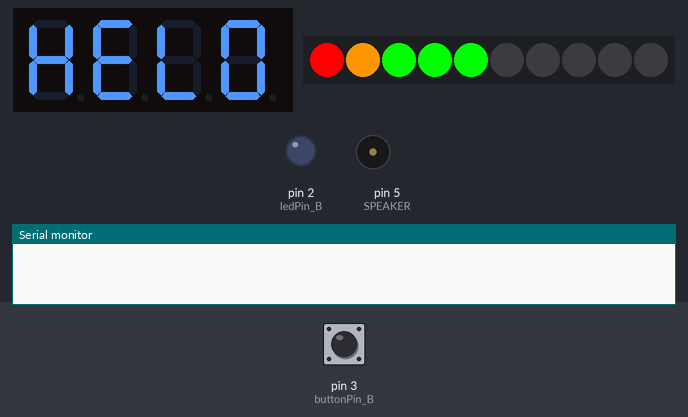
Recording of a sketch running on a simulated Arduino Uno, built with avr-gcc and run on an emulated ATmega328P. On the bench: 4-digit seven-segment display, 10 RGB LEDs in strip order, left to right, output pins drawn as LEDs (lit = HIGH), buzzer (waves = sounding), the last lines printed to the serial monitor. Inputs (shaded band) come from the test bench; at power-on: pin 3 (buttonPin_B) LOW. Pins used as bus, display or sensor lines are not drawn.

Above: at 1.5 s.
At 3.6 s:
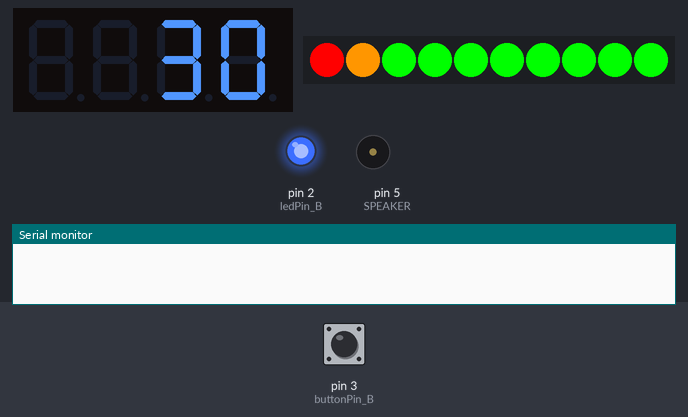
3.7 s: pin 3 (buttonPin_B) pulled HIGH for 0.15 s
At 4.3 s:
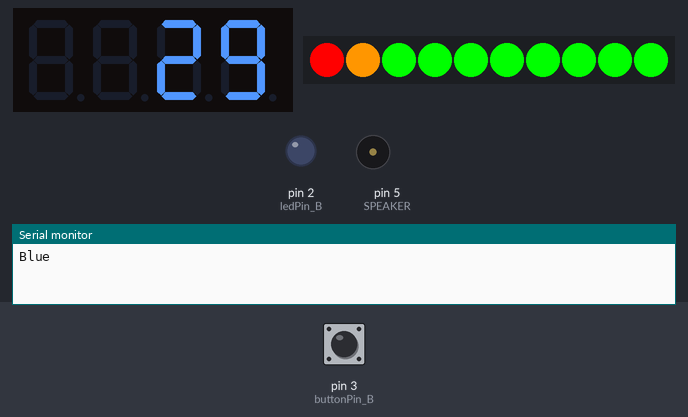
4.4 s: pin 3 (buttonPin_B) pulled HIGH for 3.2 s
At 8.1 s:
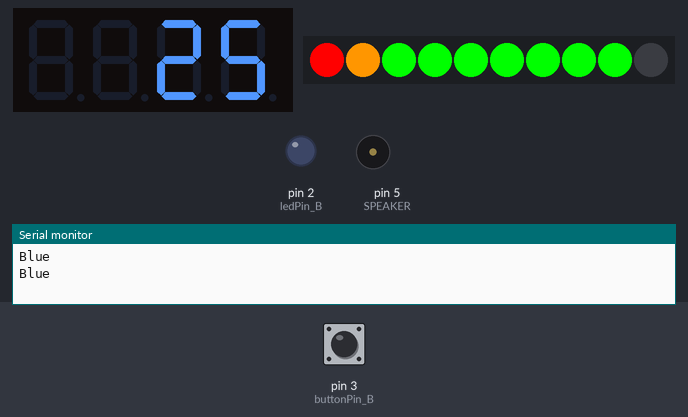
8.2 s: pin 3 (buttonPin_B) pulled HIGH for 1 s
At 28.8 s:
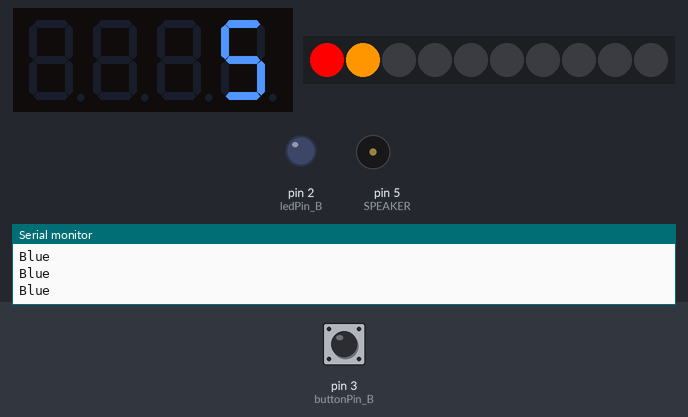
Timing chart, 0 to 29.5 s (numbered marks = the images above; inputs shaded):
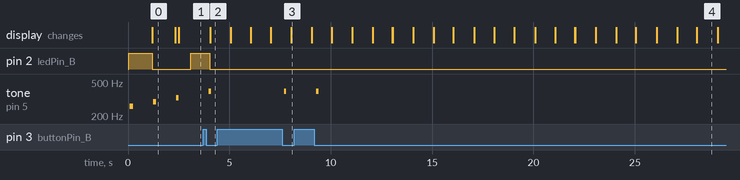

Measured:
- after the input at 3.7 s, pin 2 (ledPin_B): HIGH → LOW after 0.34 s instead of 0.65 s; tone on pin 5 (SPEAKER): silent → 391 Hz after 0.28 s, → silent 0.12 s later; the display: changes after 0.35 s (image 2)
- after the input at 4.4 s, tone on pin 5 (SPEAKER): silent → 391 Hz after 3.3 s, → silent 0.12 s later
- after the input at 8.2 s, tone on pin 5 (SPEAKER): silent → 391 Hz after 1.1 s, → silent 0.12 s later
- by itself, tone on pin 5 (SPEAKER): plays 261 Hz for 0.16 s, 293 Hz for 0.16 s, 329 Hz for 0.12 s
- what the display in image 0 shows lasts 1.1 s, from 1.2 s to 2.3 s
- what the display in image 4 shows lasts 1.0 s, from 28.1 s to 29.1 s

The sketch:

XIAO_test.ino
```cpp
/* DISCIPLINE
 *
 * Design and make by Jasper Wang, sponsor by Seeed.
 *
 * Date: 2021.10.20
 */

#include "TM1637.h"
#include <Grove_LED_Bar.h>
#define SPEAKER 5

/* LED bar setup */
Grove_LED_Bar bar(10, 9, 0, LED_BAR_10); // Clock pin, Data pin, Orientation

/* Button variables setup */
const byte ledPin_Y = 0;            // Blue led is for "START"
const byte ledPin_B = 2;            // Yellow led is for "SET"
const byte buttonPin_Y = 1;
const byte buttonPin_B = 3;

int buttonState_Y;
int lastButtonState_Y = LOW;
int buttonState_B;
int lastButtonState_B = LOW;
unsigned long lastDebunceTime_Y = 0;
unsigned long lastDebunceTime_B = 0;
unsigned long debounceDelay = 50;

/* Screen variables setup */
const byte CLK = 8;
const byte DIO = 9;
TM1637 tm1637(CLK, DIO);

/* flag variables here */
bool timeSet = false;
bool startTiming = false;
bool countFinish = false;

/* variables for led fade */
unsigned long preFadeTime;
byte brightness = 0;
byte fadeAmount = 5;

/* variables for time set */
byte setTimeVal = 30;
unsigned long preSetTime;
int selectTime;

/* variables for timmer */
unsigned long preCountTime = 0;
int countDown;

/* variables for led bar */

unsigned long preFadeBarTime = 0;
byte barLevel;

/* variables for led bar */
int BassTab[] = {1911, 1702, 1516, 1431, 1275, 1136, 1012};
/*                 1     2     3     4     5     6     7            */

void setup() {
  Serial.begin(9600);

  pinMode(SPEAKER, OUTPUT);
  digitalWrite(SPEAKER, LOW);

  tm1637.init();
  tm1637.set(BRIGHTEST);                       // BRIGHT_TYPICAL = 2,BRIGHT_DARKEST = 0,BRIGHTEST = 7;

  bar.begin();
  pinMode(ledPin_Y, OUTPUT);
  pinMode(ledPin_B, OUTPUT);
  pinMode(buttonPin_Y, INPUT);
  pinMode(buttonPin_B, INPUT);

  tm1637.displayStr("HEL0");
  digitalWrite(ledPin_Y, HIGH);
  digitalWrite(ledPin_B, HIGH);
  bar.setLevel(2);
  sound(0);
  delay(1000);
  digitalWrite(ledPin_Y, LOW);
  digitalWrite(ledPin_B, LOW);
  bar.setLevel(5);
  sound(1);
  delay(1000);
  bar.setLevel(10);
  sound(2);
}

void loop() {

  /* Button detect here */
  int reading_Y = digitalRead(buttonPin_Y);
  int reading_B = digitalRead(buttonPin_B);
  if (reading_Y != lastButtonState_Y) {
    lastDebunceTime_Y = millis();
  }

  if (reading_B != lastButtonState_B) {
    lastDebunceTime_B = millis();
  }

  if ((millis() - lastDebunceTime_Y ) > debounceDelay) {
    if (reading_Y != buttonState_Y) {
      buttonState_Y = reading_Y;
      if (buttonState_Y == LOW) {
        /* Yellow Button to set the timer here */
        Serial.println("Yellow");

        if (timeSet == false) {
          sound(0);
          setTimeVal += 30;
          if (setTimeVal > 120) {
            setTimeVal = 30;
          }
        }
      }
    }

    if ((millis() - lastDebunceTime_B ) > debounceDelay) {
      if (reading_B != buttonState_B) {
        buttonState_B = reading_B;
        if (buttonState_B == LOW) {
          Serial.println("Blue");
          sound(4);

          /* Blue Button to confirm the time init here */
          if (startTiming == false && timeSet == false) {
            timeSet = true;
            selectTime = setTimeVal;
            countDown = selectTime;
            startTiming = true;
            barLevel = 10;
          }
          /* Blue Button to start the timer over and over again after setup */
          if (startTiming == false && timeSet == true && countFinish == true) {
            analogWrite(ledPin_B, 0);
            selectTime = setTimeVal;
            countDown = selectTime;
            startTiming = true;
            barLevel = 10;
          }
        }

      }
    }
  }

  lastButtonState_Y = reading_Y;
  lastButtonState_B = reading_B;

  /* inital setup here, the yellow button light up, the blue button fade  */
  if (timeSet == false && startTiming == false) {
    digitalWrite(ledPin_Y, HIGH);
    fade(ledPin_B);
    tm1637.displayNum(setTimeVal);
  }

  /*  after the init setup, turn off the yellow button forever  */
  if (timeSet == true && startTiming == true && countFinish == false) {
    digitalWrite(ledPin_Y, LOW);
    analogWrite(ledPin_B, 0);
  }

  /*  when timer starts, begin to count down, when count finished, back to the counter state   */
  if (startTiming == true) {
    fadeBar();
    if (millis() - preCountTime > 1000) {
      preCountTime = millis();

      if (countDown > 0) {
        countDown--;
        tm1637.displayNum(countDown);
      } else {
        startTiming = false;
        countFinish = true;
        tm1637.clearDisplay();
        tm1637.displayNum(selectTime);
        analogWrite(ledPin_B, 255);
        bar.setLevel(10);
        sound(5);
        delay(200);
        sound(5);
        delay(200);
        sound(5);
        delay(200);
        sound(5);
      }
    }

  }

}

void fade(int led) {
  if (millis() - preFadeTime > 20) {
    analogWrite(led, brightness);
    brightness += fadeAmount;
    if (brightness <= 0 || brightness >= 255) {
      fadeAmount = -fadeAmount;
    }
    preFadeTime = millis();
  }
}

void fadeBar() {
  if (millis() - preFadeBarTime >= selectTime * 100) {
    bar.setLevel(barLevel);
    preFadeBarTime = millis();
    barLevel--;
  }
}

void sound(uint8_t note_index) {

  for (int i = 0; i < 40; i++)
  {
    digitalWrite(SPEAKER, HIGH);
    delayMicroseconds(BassTab[note_index]);
    digitalWrite(SPEAKER, LOW);
    delayMicroseconds(BassTab[note_index]);
  }
}
```
